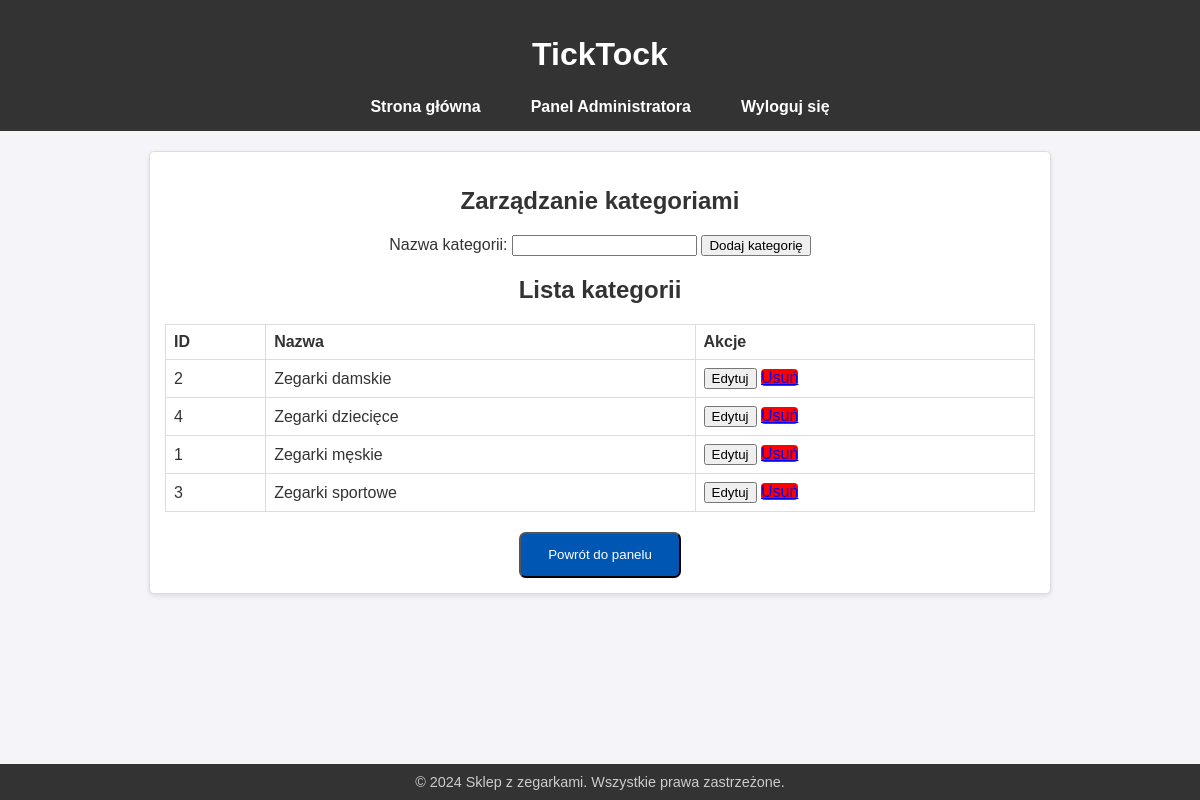
Screenshot of /admin_categories.php (signed in) with the database file from the repository.
### tables this page shows
CREATE TABLE `categories` (
  `id` int(11) NOT NULL,
  `name` varchar(255) NOT NULL
);

### admin_categories.php (the view, shortened to what this page needs)
<?php
require 'header.php';
$categories = $pdo->query("SELECT * FROM categories")->fetchAll(PDO::FETCH_ASSOC);
?>
<!DOCTYPE html>
<html lang="pl">
<head>
    <link rel="stylesheet" href="styles.css">
</head>
<body>
<section>
    <h1>Zarządzanie kategoriami</h1>
    <form method="POST">
        <label>Nazwa kategorii:
            <input type="text" name="name" id="category-name" required>
        </label>
        <button type="submit" id="form-submit">Dodaj kategorię</button>
    </form>
    <h2 style="margin-top: 20px;">Lista kategorii</h2>
    <table border="1">
        <tr>
            <th>ID</th>
            <th>Nazwa</th>
            <th>Akcje</th>
        </tr>
        <?php foreach ($categories as $category): ?>
        <tr>
            <td><?= $category['id'] ?></td>
            <td><?= htmlspecialchars($category['name']) ?></td>
            <td>
                <button onclick="editCategory(<?= $category['id'] ?>, '<?= htmlspecialchars($category['name'], ENT_QUOTES) ?>')">Edytuj</button>
                <a href="admin_categories.php?delete=<?= $category['id'] ?>" onclick="return confirm('Czy na pewno chcesz usunąć tę kategorię?')"
                    style="background-color: red; border-radius: 0.25em;">Usuń</a>
            </td>
        </tr>
        <?php endforeach; ?>
    </table>
    <a style="margin-top: 20px;" href="admin_panel.php">
        <button class="nav-btn">Powrót do panelu</button>
    </a>
</section>
</body>
</html>
<?php require 'footer.php'; ?>

### styles.css (style rules this page uses)
body { font-family: 'Arial', sans-serif; margin: 0; padding: 0; background-color: #f4f4f9; color: #333; display: flex; flex-direction: column; min-height: 100vh; }
.nav-btn { background-color: #0056b3; color: white; padding: 1em 2em; border-radius: 0.5em; }
section { width: 75%; margin: 0 auto; text-align: center; display: flex; flex-direction: column; align-items: center; justify-content: center; background: #fff; padding: 15px; border: 1px solid #ddd; border-radius: 5px; box-shadow: 0 2px 5px rgba(0, 0, 0, 0.1); }
section h2 { margin-top: 0; font-size: 1.5em; color: #333; }
table { width: 100%; border-collapse: collapse; }
th, td { padding: 8px; text-align: left; border: 1px solid #ddd; }
td:nth-child(3) { max-width: 300px; overflow: hidden; text-overflow: ellipsis; white-space: nowrap; }

### rows the page displays
categories: id "2", name "Zegarki damskie"
categories: id "4", name "Zegarki dziecięce"
categories: id "1", name "Zegarki męskie"
categories: id "3", name "Zegarki sportowe"
